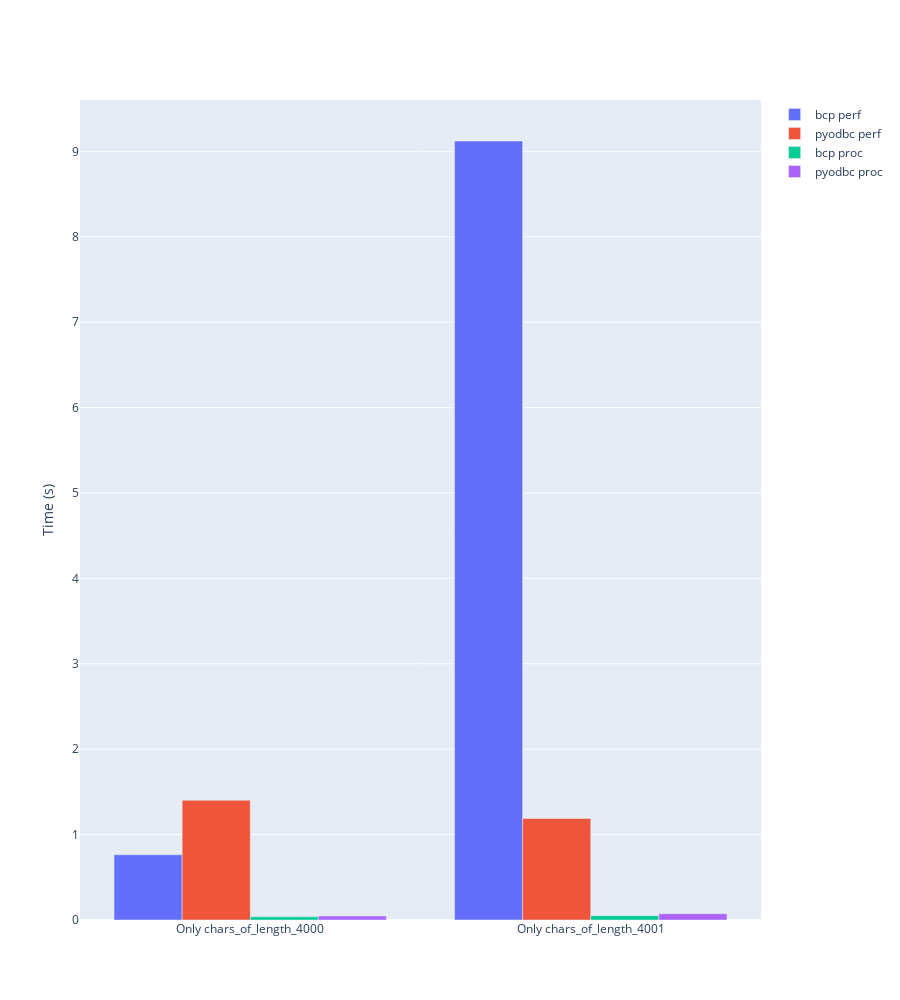

Source (notebook cell):
### Markdown cell above
# You win some, you lose some

Sadly bcp did not get blessed with a very good implementation for large data, that is cells with more than 8k bytes. For unicode this translates to 4k characters.

I have tried a number of tweaks to the bcp insert process, including using wide characters instead of utf-8, importing as csv instead of using native datatypes and doing the same using the `BULK IMPORT` statement instead of bcp. However the situation does not improve.

On the plus side, this effect seems to scale linearly with the amount of rows that have cells larger than 8k bytes, so if there are only a few large entries, this will probably not be noticable.

### Code cell
benchmark(list(gen_fns.keys())[-2:], False, 1_000, False)

### Figure 1 — Plotly figure (JSON) as saved in the notebook; plotly's stock layout.template omitted (floating-point values rounded to 4 significant figures)
{"data": [{"name": "bcp perf", "type": "bar", "x": ["Only chars_of_length_4000", "Only chars_of_length_4001"], "y": [0.7641, 9.122]}, {"name": "pyodbc perf", "type": "bar", "x": ["Only chars_of_length_4000", "Only chars_of_length_4001"], "y": [1.402, 1.189]}, {"name": "bcp proc", "type": "bar", "x": ["Only chars_of_length_4000", "Only chars_of_length_4001"], "y": [0.03667, 0.05077]}, {"name": "pyodbc proc", "type": "bar", "x": ["Only chars_of_length_4000", "Only chars_of_length_4001"], "y": [0.04719, 0.07328]}], "layout": {"height": 1000, "yaxis": {"title": {"text": "Time (s)"}}}}
